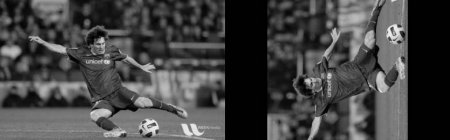
#> input picture Beta/images/test.jpg, 450 x 140 px
$ jupyter execute --allow-errors 'OpenCV - Histograms in OpenCV - 1.ipynb'
#> lines starting #> are read from the running program, lines starting #| are printed output that depends on the picture
# 1. Histograms - 1 : Find, Plot, Analyze !!!

#### Goal
Learn to

- Find histograms, using both OpenCV and Numpy functions

- Plot histograms, using OpenCV and Matplotlib functions

- You will see these functions : cv2.calcHist(), np.histogram() etc.

#### Theory
So what is histogram ? You can consider histogram as a graph or plot, which gives you an overall idea about the intensity distribution of an image. It is a plot with pixel values (ranging from 0 to 255, not always) in X-axis and corresponding number of pixels in the image on Y-axis.

It is just another way of understanding the image. By looking at the histogram of an image, you get intuition about contrast, brightness, intensity distribution etc of that image. Almost all image processing tools today, provides features on histogram. Below is an image from Cambridge in Color website, and I recommend you to visit the site for more details.

You can see the image and its histogram. (Remember, this histogram is drawn for grayscale image, not color image). Left region of histogram shows the amount of darker pixels in image and right region shows the amount of brighter pixels. From the histogram, you can see dark region is more than brighter region, and amount of midtones (pixel values in mid-range, say around 127) are very less.

### Find Histogram
Now we have an idea on what is histogram, we can look into how to find this. Both OpenCV and Numpy come with in-built function for this. Before using those functions, we need to understand some terminologies related with histograms.

#### BINS :
The above histogram shows the number of pixels for every pixel value, ie from 0 to 255. ie you need 256 values to show the above histogram. But consider, what if you need not find the number of pixels for all pixel values separately, but number of pixels in a interval of pixel values? say for example, you need to find the number of pixels lying between 0 to 15, then 16 to 31, ..., 240 to 255. You will need only 16 values to represent the histogram. And that is what is shown in example given in OpenCV Tutorials on histograms.

So what you do is simply split the whole histogram to 16 sub-parts and value of each sub-part is the sum of all pixel count in it. This each sub-part is called “BIN”. In first case, number of bins where 256 (one for each pixel) while in second case, it is only 16. BINS is represented by the term histSize in OpenCV docs.

#### DIMS :
It is the number of parameters for which we collect the data. In this case, we collect data regarding only one thing, intensity value. So here it is 1.

#### RANGE :
It is the range of intensity values you want to measure. Normally, it is [0,256], ie all intensity values.

#### 1. Histogram Calculation in OpenCV
So now we use cv2.calcHist() function to find the histogram. Let’s familiarize with the function and its parameters :

cv2.calcHist(images, channels, mask, histSize, ranges[, hist[, accumulate]])

- images : it is the source image of type uint8 or float32. it should be given in square brackets, ie, “[img]”.

- channels : it is also given in square brackets. It the index of channel for which we calculate histogram. For example, if input is grayscale image, its value is [0]. For color image, you can pass [0],[1] or [2] to calculate histogram of blue,green or red channel respectively.

- mask : mask image. To find histogram of full image, it is given as “None”. But if you want to find histogram of particular region of image, you have to create a mask image for that and give it as mask. (I will show an example later.)

- histSize : this represents our BIN count. Need to be given in square brackets. For full scale, we pass [256].

- ranges : this is our RANGE. Normally, it is [0,256].

So let’s start with a sample image. Simply load an image in grayscale mode and find its full histogram.

#> (a cell that did not finish here is left out)

hist is a 256x1 array, each value corresponds to number of pixels in that image with its corresponding pixel value.

#### 2. Histogram Calculation in Numpy
Numpy also provides you a function, np.histogram(). So instead of calcHist() function, you can try below line :

#> (a cell that did not finish here is left out)

hist is same as we calculated before. But bins will have 257 elements, because Numpy calculates bins as 0-0.99, 1-1.99, 2-2.99 etc. So final range would be 255-255.99. To represent that, they also add 256 at end of bins. But we don’t need that 256. Upto 255 is sufficient.

##### See also

Numpy has another function, np.bincount() which is much faster than (around 10X) np.histogram(). So for one-dimensional histograms, you can better try that. Don’t forget to set minlength = 256 in np.bincount. For example, hist = np.bincount(img.ravel(),minlength=256)

##### Note

OpenCV function is more faster than (around 40X) than np.histogram(). So stick with OpenCV function.
Now we should plot histograms, but how ?

### Plotting Histograms
There are two ways for this,

- Short Way : use Matplotlib plotting functions

- Long Way : use OpenCV drawing functions

#### 1. Using Matplotlib
Matplotlib comes with a histogram plotting function : matplotlib.pyplot.hist()

It directly finds the histogram and plot it. You need not use calcHist() or np.histogram() function to find the histogram. See the code below:

[cell 3]
import cv2
import numpy as np
from matplotlib import pyplot as plt

img = cv2.imread('images/test.jpg',0)
#> img is the input picture: shape (140, 450); min 0, max 248, mean 67.6
plt.hist(img.ravel(),256,[0,256]); plt.show()
#> after `plt.hist(img.ravel(), 256, [0, 256])`:
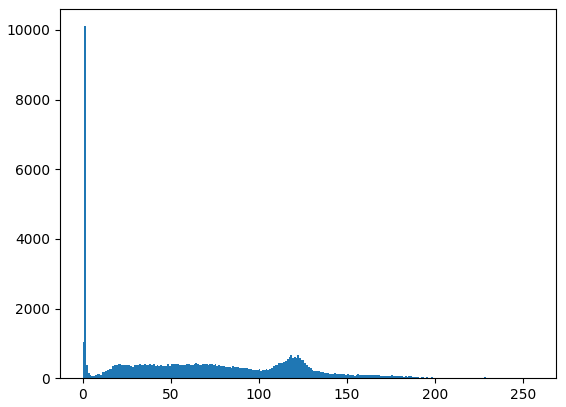
#> figure drawn by matplotlib, 1 panel; tallest bar 10105 high, from x = 1 to 2

You will get a plot as below :

Or you can use normal plot of matplotlib, which would be good for BGR plot. For that, you need to find the histogram data first. Try below code:

[cell 4]
import cv2
import numpy as np
from matplotlib import pyplot as plt

img = cv2.imread('images/test.jpg')
color = ('b','g','r')
for i,col in enumerate(color):
    histr = cv2.calcHist([img],[i],None,[256],[0,256])
    plt.plot(histr,color = col)
    plt.xlim([0,256])
plt.show()
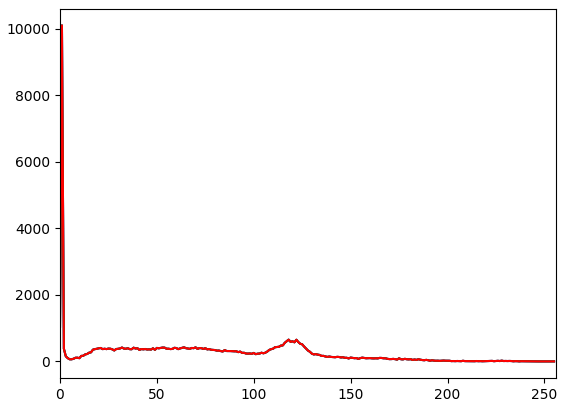
#> figure drawn by matplotlib, 1 panel; curve peaks at x = 1, y = 10105; curve peaks at x = 1, y = 10105; curve peaks at x = 1, y = 10105

Result:

From this moments, you can extract useful data like area, centroid etc. Centroid is given by the relations, C_x = \frac{M_{10}}{M_{00}} and C_y = \frac{M_{01}}{M_{00}}. This can be done as follows:

You can deduct from the above graph that, blue has some high value areas in the image (obviously it should be due to the sky)

#### 2. Using OpenCV
Well, here you adjust the values of histograms along with its bin values to look like x,y coordinates so that you can draw it using cv2.line() or cv2.polyline() function to generate same image as above. This is already available with OpenCV-Python2 official samples. Check the Code

### Application of Mask
We used cv2.calcHist() to find the histogram of the full image. What if you want to find histograms of some regions of an image? Just create a mask image with white color on the region you want to find histogram and black otherwise. Then pass this as the mask.

[cell 5]
img = cv2.imread('images/test.jpg',0)

# create a mask
mask = np.zeros(img.shape[:2], np.uint8)
mask[100:300, 100:400] = 255
masked_img = cv2.bitwise_and(img,img,mask = mask)
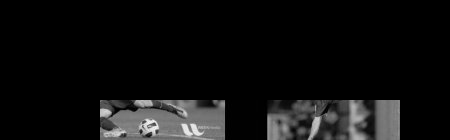
#> masked_img: shape (140, 450); min 0, max 248, mean 16.2

# Calculate histogram with mask and without mask
# Check third argument for mask
hist_full = cv2.calcHist([img],[0],None,[256],[0,256])
#> hist_full = 256 values, max 10105 at index 1, min 0 at index 242, mean 246.1
hist_mask = cv2.calcHist([img],[0],mask,[256],[0,256])
#> hist_mask = 256 values, max 1309 at index 1, min 0 at index 242, mean 46.88

plt.subplot(221), plt.imshow(img, 'gray')
plt.subplot(222), plt.imshow(mask,'gray')
plt.subplot(223), plt.imshow(masked_img, 'gray')
plt.subplot(224), plt.plot(hist_full), plt.plot(hist_mask)
plt.xlim([0,256])

plt.show()
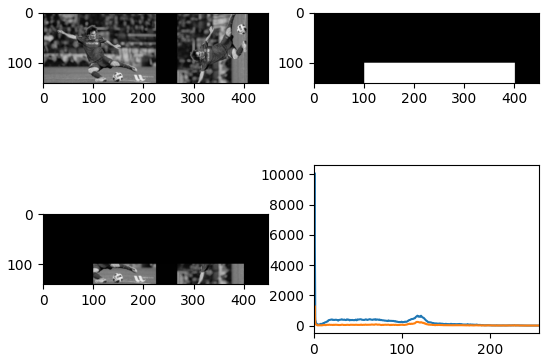
#> figure drawn by matplotlib, 4 panels; panel 4: curve peaks at x = 1, y = 10105; panel 4: curve peaks at x = 1, y = 1309

$ run again, with Beta/images/apple.jpg copied over Beta/images/test.jpg
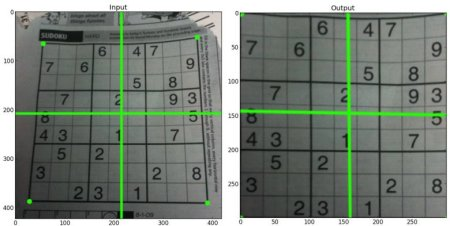
#> input picture Beta/images/apple.jpg, 450 x 226 px
#> img is the input picture: shape (226, 450, 3); mean B, G, R 119.6, 128.8, 119.9
#> `masked_img = cv2.bitwise_and(img,img,mask = mask)`:
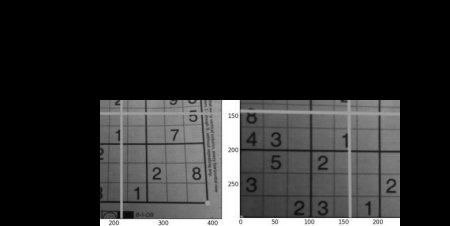
#> masked_img: shape (226, 450); min 0, max 255, mean 42.9
#> hist_full = 256 values, max 9136 at index 255, min 0 at index 0, mean 397.3
#> hist_mask = 256 values, max 1755 at index 255, min 0 at index 0, mean 147.7
#> `plt.show()`:
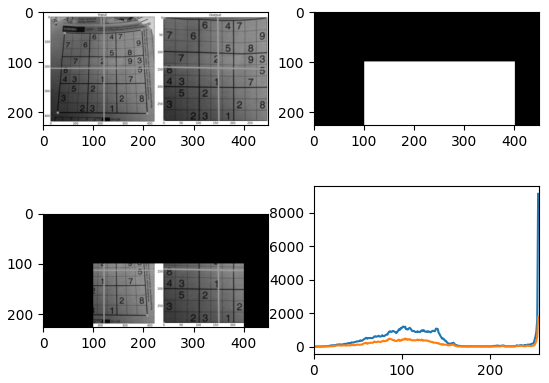
#> figure drawn by matplotlib, 4 panels; panel 4: curve peaks at x = 255, y = 9136; panel 4: curve peaks at x = 255, y = 1755
